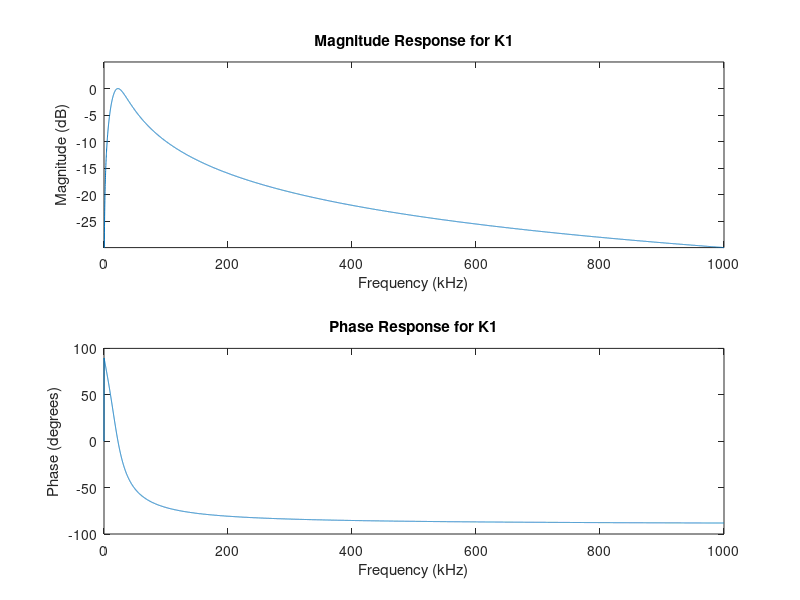
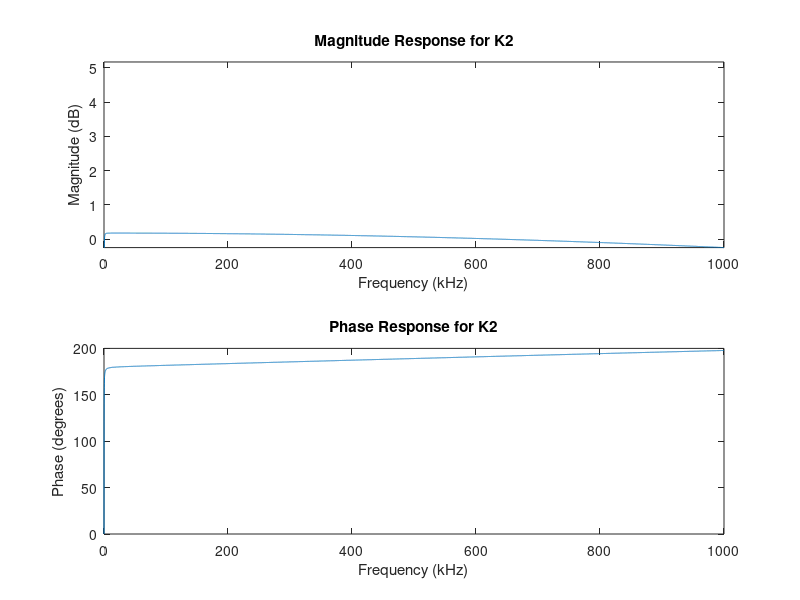
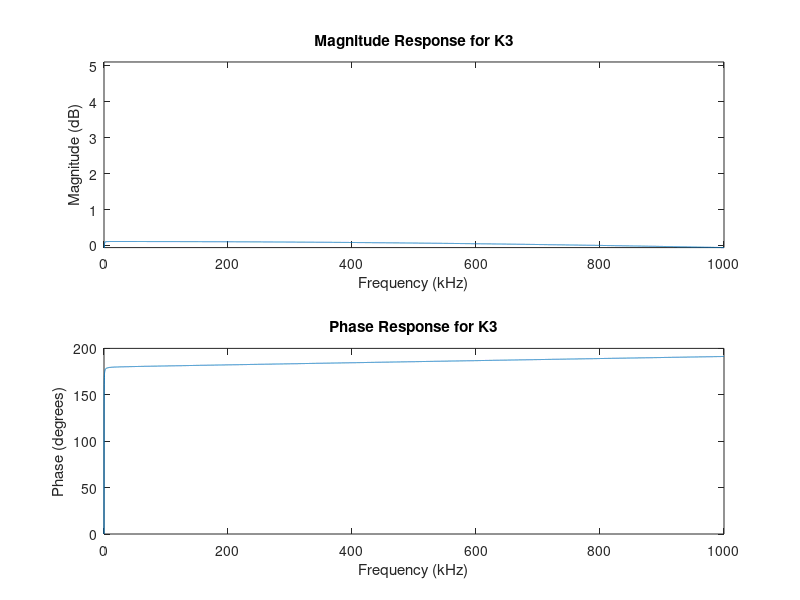
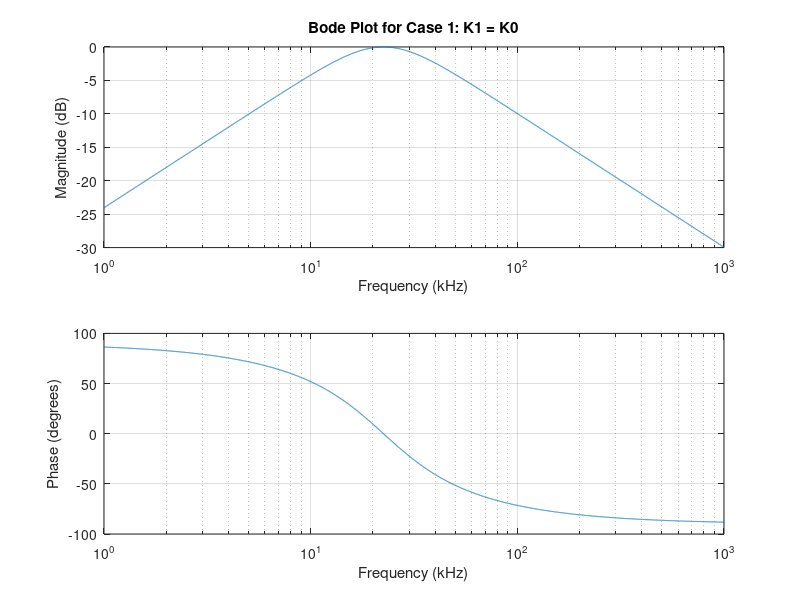

Here is the MATLAB script that generated these plots, in order:
%%question 4
C = 10e-9;
R = 1e3; 
N = 1e4;
f = linspace(0, 1e6, N); 
s = 2*pi*1i*f; 
Kmax = 398.1;
K0 = 2;
K1 = K0;
K2 = 0.5*K0 + 0.5*Kmax;
K3 = 0.2*K0 + 0.8*Kmax;

% transfer function
H1 = (K1/(R*C)*s)./(s.^2 + ((4-K1)/(R*C))*s + 2/(R^2*C^2));
H2 = (K2/(R*C)*s)./(s.^2 + ((4-K2)/(R*C))*s + 2/(R^2*C^2));
H3 = (K3/(R*C)*s)./(s.^2 + ((4-K3)/(R*C))*s + 2/(R^2*C^2));

% Plot magnitude and phase responses for each case
figure;
subplot(211);
plot(f/1e3, 20*log10(abs(H1)));
ylim([min(20*log10(abs(H1(f>=1e6)))), max(20*log10(abs(H1))) + 5]);
xlabel('Frequency (kHz)');
ylabel('Magnitude (dB)');
title('Magnitude Response for K1');
subplot(212);
plot(f/1e3, unwrap(angle(H1))*180/pi);
xlabel('Frequency (kHz)');
ylabel('Phase (degrees)');
title('Phase Response for K1');

figure;
subplot(211);
plot(f/1e3, 20*log10(abs(H2)));
ylim([min(20*log10(abs(H2(f>=1e6)))), max(20*log10(abs(H2))) + 5]);
xlabel('Frequency (kHz)');
ylabel('Magnitude (dB)');
title('Magnitude Response for K2');
subplot(212);
plot(f/1e3, unwrap(angle(H2))*180/pi);
xlabel('Frequency (kHz)');
ylabel('Phase (degrees)');
title('Phase Response for K2');

figure;
subplot(211);
plot(f/1e3, 20*log10(abs(H3)));
ylim([min(20*log10(abs(H3(f>=1e6)))), max(20*log10(abs(H3))) + 5]);
xlabel('Frequency (kHz)');
ylabel('Magnitude (dB)');
title('Magnitude Response for K3');
subplot(212);
plot(f/1e3, unwrap(angle(H3))*180/pi);
xlabel('Frequency (kHz)');
ylabel('Phase (degrees)');
title('Phase Response for K3');

%%Case 1: K1 = K0
f = logspace(3,6,N);
s = 2*pi*1i*f;
K1 = K0;
H1 = (K1/(R*C)*s) ./ (s.^2 + (4-K1)/(R*C)*s + 2/(R^2*C^2));
figure;
subplot(2,1,1);
semilogx(f/1e3, 20*log10(abs(H1))); 
xlabel('Frequency (kHz)');
ylabel('Magnitude (dB)');
title('Bode Plot for Case 1: K1 = K0');
grid on;
subplot(2,1,2);
semilogx(f/1e3, unwrap(angle(H1))*180/pi);
xlabel('Frequency (kHz)');
ylabel('Phase (degrees)');
grid on;

%%Case 2: K2 = 0.5K0 + 0.5Kmax
K2 = 0.5*K0 + 0.5*Kmax;
H2 = (K2/(R*C)*s) ./ (s.^2 + (4-K2)/(R*C)*s + 2/(R^2*C^2));
figure;
subplot(2,1,1);
semilogx(f/1e3, 20*log10(abs(H2))); 
xlabel('Frequency (kHz)');
ylabel('Magnitude (dB)');
title('Bode Plot for Case 2: K2 = 0.5K0 + 0.5Kmax');
grid on;
subplot(2,1,2);
semilogx(f/1e3, unwrap(angle(H2))*180/pi);
xlabel('Frequency (kHz)');
ylabel('Phase (degrees)');
grid on;

%%Case 3: K3 = 0.2K0 + 0.8Kmax
K3 = 0.2*K0 + 0.8*Kmax;
H3 = (K3/(R*C)*s) ./ (s.^2 + (4-K3)/(R*C)*s + 2/(R^2*C^2));
figure;
subplot(2,1,1);
semilogx(f/1e3, 20*log10(abs(H3))); 
xlabel('Frequency (kHz)');
ylabel('Magnitude (dB)');
title('Bode Plot for Case 3: K3 = 0.2K0 + 0.8Kmax');
grid on;
subplot(2,1,2);
semilogx(f/1e3, unwrap(angle(H3))*180/pi);
xlabel('Frequency (kHz)');
ylabel('Phase (degrees)');
grid on;

